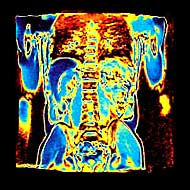
#> input picture scintigrafia.jpg, 190 x 190 px, found by its file name
$ python planuri_combinate_scintigrafie.py
#> lines starting #> are read from the running program, lines starting #| are printed output that depends on the picture
# -*- coding: utf-8 -*-
"""
Created on Fri Feb 27 15:55:01 2026

@author: alexb
"""
# planuri combinate pentru obtinerea imaginilor color

import os
import numpy as np
import matplotlib.pyplot as plt
cale=r'C:\Users\alexb\Desktop\Piese_PCLP\Medical-image-processing-intro'
img=plt.imread(os.path.join(cale ,'scintigrafia.jpg'))
#> img is the input picture: shape (190, 190, 3); mean R, G, B 78.8, 83.2, 61.9

R=img[:,:, 0]
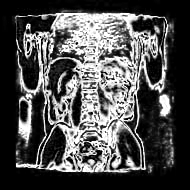
#> R: shape (190, 190); min 0, max 255, mean 78.8
G=img[:,:, 1]
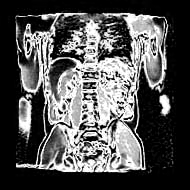
#> G: shape (190, 190); min 0, max 255, mean 83.2
B=img[:,:, 2]
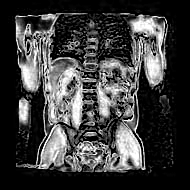
#> B: shape (190, 190); min 0, max 255, mean 61.9
h,_= np.histogram(R, bins=256, range=(0,256))
#> h = 256 values, max 10912 at index 0, min 25 at index 119, mean 141
h_prob=h/h.sum()
#> h_prob = 256 values, max 0.302 at index 0, min 0.000693 at index 119, mean 0.00391
h_cumulat=np.cumsum(h_prob)
#> h_cumulat = 256 values from 0.302 to 1

img_new=np.zeros((img.shape[0], img.shape[1],3), dtype='uint8')
img_new[:,:,0]=G
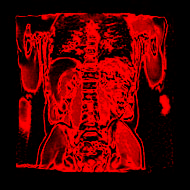
#> img_new: shape (190, 190, 3); mean of channels 0, 1, 2 83.2, 0, 0; drawn as R, G, B
img_new[:,:,1]=G
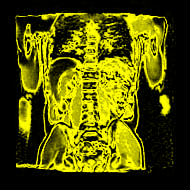
#> img_new: shape (190, 190, 3); mean of channels 0, 1, 2 83.2, 83.2, 0; drawn as R, G, B
img_new[:,:,2]=G

plt.figure()
plt.imshow(img_new)
plt.show()

$ run again, with test.png saved as scintigrafia.jpg
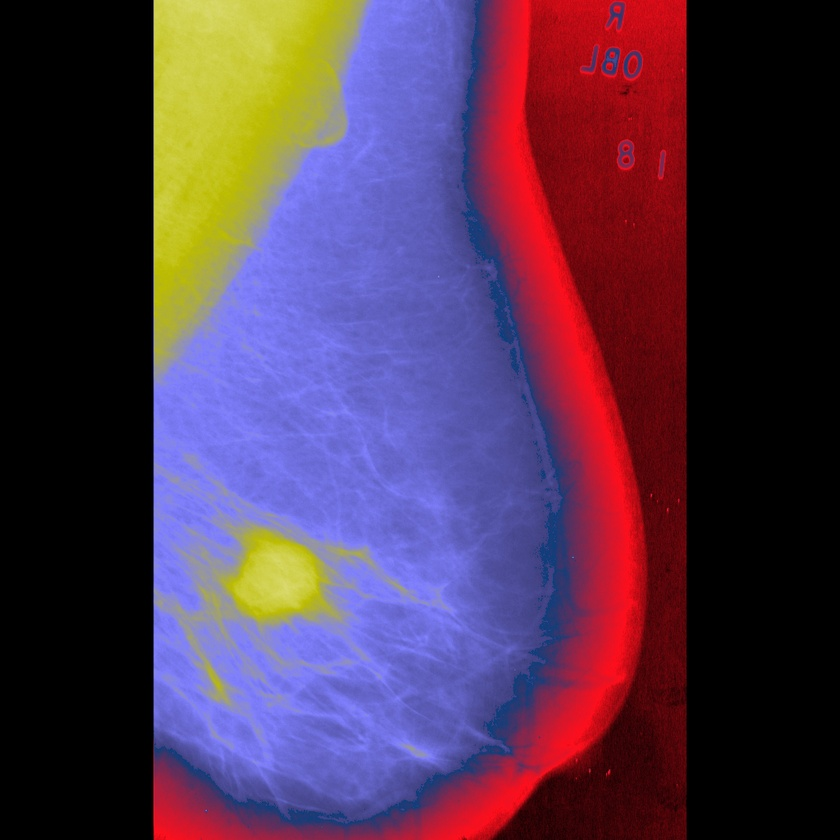
#> input picture test.png, 840 x 840 px, shrunk from 1024 x 1024 before the run, found by its file name
#> img is the input picture: shape (840, 840, 3); mean R, G, B 80.8, 53.7, 78.6
#> `B=img[:,:, 2]`:
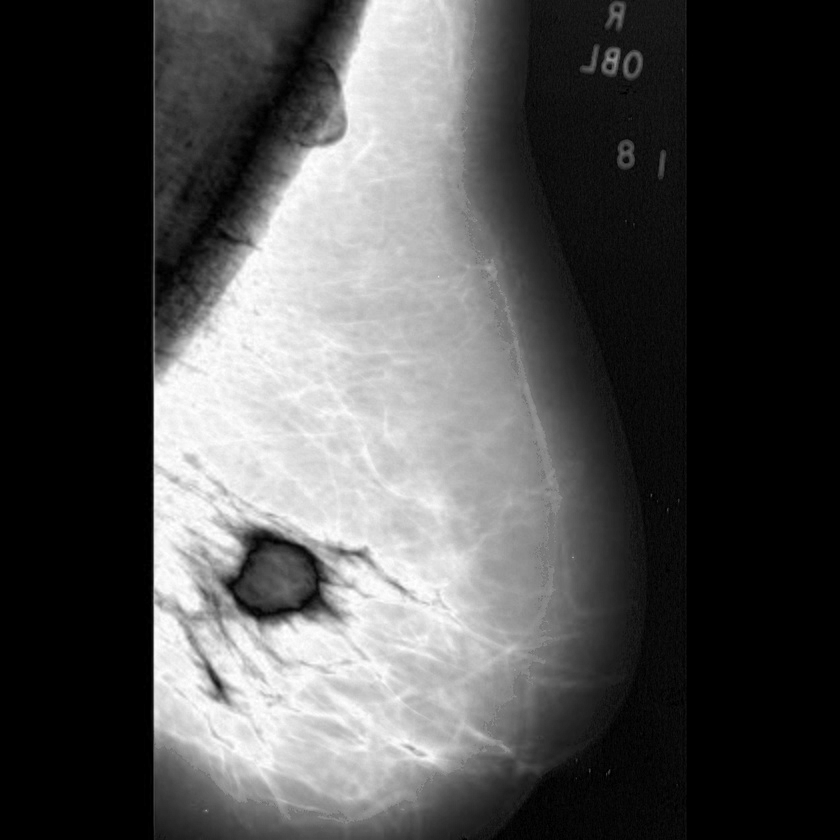
#> B: shape (840, 840); min 0, max 255, mean 78.6
#> h = 256 values, max 252349 at index 0, min 8 at index 6, mean 2756.2
#> h_prob = 256 values, max 0.358 at index 0, min 1.13e-05 at index 6, mean 0.00391
#> h_cumulat = 256 values from 0.358 to 1
#> `img_new[:,:,1]=G`:
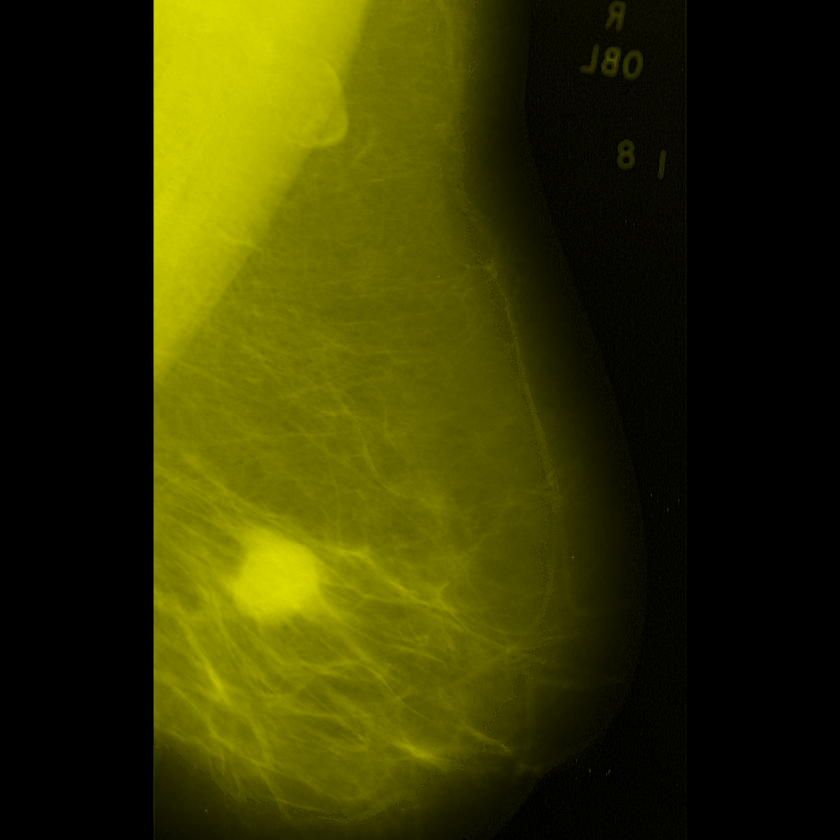
#> img_new: shape (840, 840, 3); mean of channels 0, 1, 2 53.7, 53.7, 0; drawn as R, G, B
